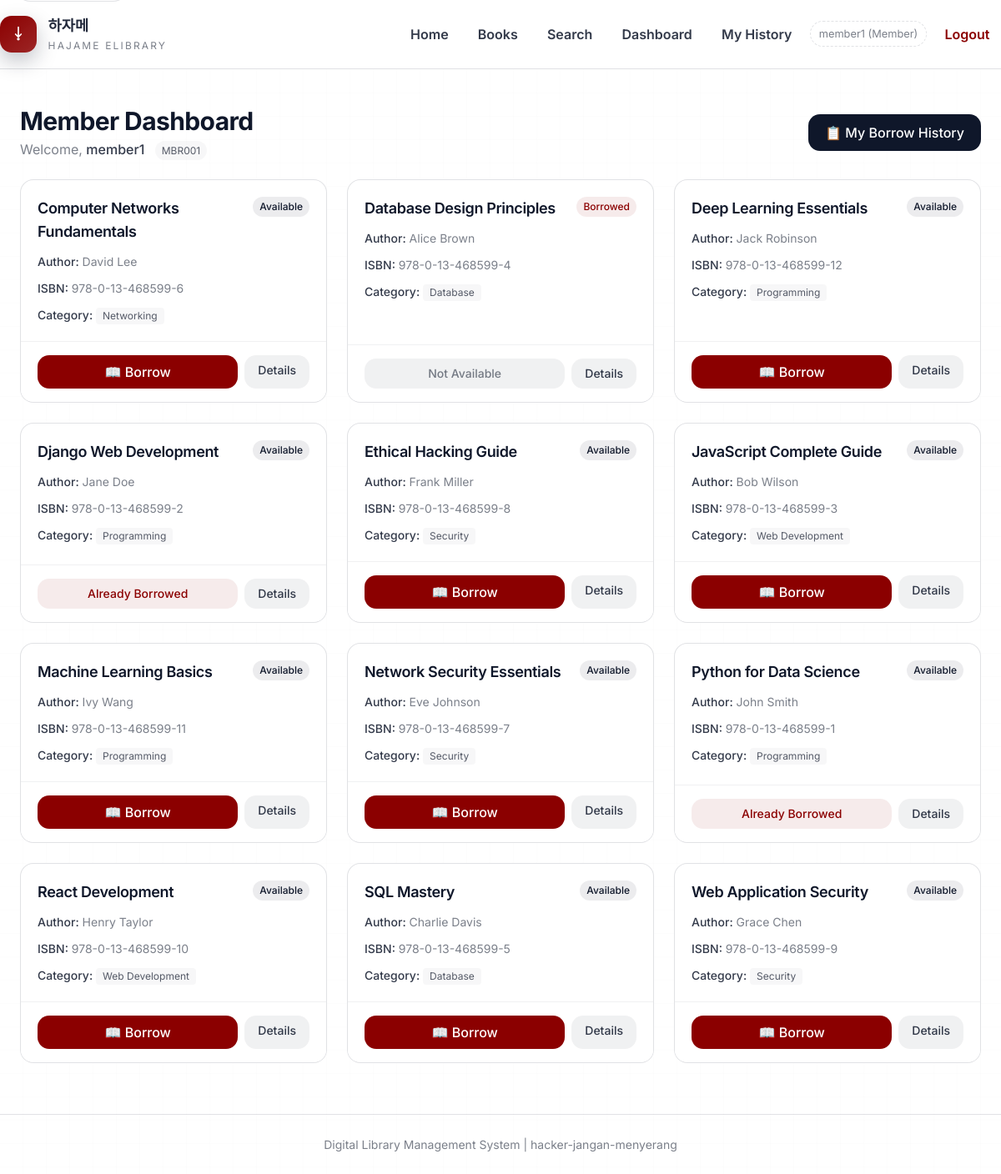
The page /member/ (signed in) on the database its author committed.
### main/models.py (models this page shows, shortened)
class User(AbstractUser):
    class Role(models.TextChoices):
        MEMBER = 'member', 'Member'
        LIBRARIAN = 'librarian', 'Librarian'
        ADMIN = 'admin', 'Admin'
    role = models.CharField(
        max_length=20,
        choices=Role.choices,
        default=Role.MEMBER
    )
    employee_id = models.CharField(
        max_length=50,
        blank=True,
        null=True,
        help_text="Employee ID for Librarian role"
    )
    membership_number = models.CharField(
        max_length=50,
        blank=True,
        null=True,
        help_text="Membership number for Member role"
    )
    class Meta:
        db_table = 'users'

class Book(models.Model):
    class Status(models.TextChoices):
        AVAILABLE = 'available', 'Available'
        NOT_AVAILABLE = 'not_available', 'Not Available'
    title = models.CharField(max_length=255)
    author = models.CharField(max_length=255)
    isbn = models.CharField(
        max_length=20,
        validators=[RegexValidator(
            regex=r'^[0-9\-]+$',
            message='ISBN can only contain numbers and hyphens'
        )]
    )
    description = models.TextField(blank=True)
    status = models.CharField(
        max_length=20,
        choices=Status.choices,
        default=Status.AVAILABLE
    )
    ebook_file = models.FileField(
        upload_to='ebooks/',
        blank=True,
        null=True
    )
    category = models.ForeignKey(
        Category,
        on_delete=models.SET_NULL,
        null=True,
        related_name='books'
    )
    is_deleted = models.BooleanField(default=False)
    created_by = models.ForeignKey(
        User,
        on_delete=models.SET_NULL,
        null=True,
        related_name='books_created'
    )
    created_at = models.DateTimeField(auto_now_add=True)
    updated_at = models.DateTimeField(auto_now=True)
    class Meta:
        db_table = 'books'

class Category(models.Model):
    name = models.CharField(
        max_length=100,
        validators=[RegexValidator(
            regex=r'^[a-zA-Z0-9\s\-]+$',
            message='Category name can only contain letters, numbers, spaces, and hyphens'
        )]
    )
    description = models.TextField(blank=True)
    created_at = models.DateTimeField(auto_now_add=True)
    updated_at = models.DateTimeField(auto_now=True)
    class Meta:
        db_table = 'categories'
        verbose_name_plural = 'Categories'

### main/member_views.py (the view)
# urls.py: path('member/', member_views.member_dashboard, name='member_dashboard'),
@role_required('member')
@require_http_methods(["GET"])
def member_dashboard(request):
    books = Book.objects.filter(
        is_deleted=False
    ).select_related('category').order_by('title')
    active_borrows = BorrowTransaction.objects.filter(
        borrower=request.user,
        status='borrowed'
    ).values_list('book_id', flat=True)
    return render(request, 'main/member_dashboard.html', {
        'books': books,
        'active_borrows': list(active_borrows),
    })

### main/templates/main/member_dashboard.html (shortened to what this page needs)
{% extends 'main/base.html' %}
{% block content %}
<div class="space-y-6">
    <div class="flex items-center justify-between">
        <div>
            <h2 class="text-3xl font-bold text-slate-900">Member Dashboard</h2>
            <p class="text-slate-500 mt-1">
                Welcome, <span class="font-medium text-slate-700">{{ user.username }}</span>
                {% if user.membership_number %}
                    <span class="text-xs bg-slate-100 text-slate-600 px-2 py-1 rounded-full ml-2">
                        {{ user.membership_number }}
                    </span>
                {% endif %}
            </p>
        </div>
        <a href="{% url 'main:borrow_history' %}"
           class="px-5 py-2.5 bg-slate-900 text-white font-medium rounded-lg hover:bg-red-800 transition-colors"
           id="view-history-btn">
            📋 My Borrow History
        </a>
    </div>
    {% if books %}
        <div class="grid grid-cols-1 md:grid-cols-2 lg:grid-cols-3 gap-6">
            {% for book in books %}
                <div class="bg-white rounded-xl border border-slate-200 overflow-hidden hover:shadow-xl hover:-translate-y-1 transition-all duration-300 group flex flex-col"
                     id="book-card-{{ book.id }}">
                    <div class="p-5 space-y-3 flex-1">
                        <div class="flex items-start justify-between gap-2">
                            <h3 class="text-lg font-semibold text-slate-900 group-hover:text-red-800 transition-colors line-clamp-2">
                                {{ book.title }}
                            </h3>
                            {% if book.status == 'available' %}
                                <span class="shrink-0 px-2 py-1 text-xs font-medium bg-green-100 text-green-700 rounded-full">
                                    Available
                                </span>
                            {% else %}
                                <span class="shrink-0 px-2 py-1 text-xs font-medium bg-red-100 text-red-700 rounded-full">
                                    Borrowed
                                </span>
                            {% endif %}
                        </div>
                        <p class="text-sm text-slate-500">
                            <span class="font-medium text-slate-700">Author:</span> {{ book.author }}
                        </p>
                        <p class="text-sm text-slate-500">
                            <span class="font-medium text-slate-700">ISBN:</span> {{ book.isbn }}
                        </p>
                        <p class="text-sm text-slate-500">
                            <span class="font-medium text-slate-700">Category:</span>
                            <span class="inline-block px-2 py-0.5 bg-slate-100 text-slate-600 rounded text-xs">
                                {{ book.category.name|default:"Uncategorized" }}
                            </span>
                        </p>
                    </div>
                    <div class="px-5 py-4 bg-slate-50 border-t border-slate-100 flex gap-2">
                        {% if book.status == 'available' %}
                            {% if book.id in active_borrows %}
                                <span class="flex-1 text-center px-4 py-2 bg-amber-100 text-amber-700 font-medium rounded-lg text-sm">
                                    Already Borrowed
                                </span>
                            {% else %}
                                <a href="{% url 'main:borrow_book' book.id %}"
                                   class="flex-1 text-center px-4 py-2 bg-red-800 text-white font-medium rounded-lg hover:bg-red-900 transition-colors"
                                   id="borrow-btn-{{ book.id }}">
                                    📖 Borrow
                                </a>
                            {% endif %}
                        {% else %}
                            {% if book.id in active_borrows %}
                                <a href="{% url 'main:read_online' book.id %}"
                                              class="flex-1 text-center px-4 py-2 bg-slate-900 text-white font-medium rounded-lg hover:bg-slate-800 transition-colors"
                                   id="read-btn-{{ book.id }}">
                                    📖 Read Online
                                </a>
                            {% else %}
                                <span class="flex-1 text-center px-4 py-2 bg-slate-200 text-slate-500 font-medium rounded-lg text-sm cursor-not-allowed">
                                    Not Available
                                </span>
                            {% endif %}
                        {% endif %}
                        <a href="{% url 'main:book_detail' book.id %}"
                           class="px-4 py-2 bg-slate-200 text-slate-700 font-medium rounded-lg hover:bg-slate-300 transition-colors text-sm">
                            Details
                        </a>
                    </div>
                </div>
            {% endfor %}
        </div>
    {% endif %}
</div>
{% endblock %}

### main/templates/main/base.html (shortened to what this page needs)
{% load static %}
<!DOCTYPE html>
<html lang="en">
<head>
    <script src="https://cdn.tailwindcss.com"></script>
    <link rel="stylesheet" href="{% static 'css/style.css' %}">
</head>
<body class="app-shell bg-white text-slate-800 min-h-screen flex flex-col">
    <header class="site-header">
        <div class="container-custom header-row">
            <a href="{% url 'main:landing' %}" class="brand-link">
                <span class="brand-mark" aria-hidden="true">
                    <svg viewBox="0 0 24 24" class="w-4 h-4 text-white" fill="none" stroke="currentColor" stroke-width="2">
                        <path d="M12 2L12 16M12 16L8 12M12 16L16 12" stroke-linecap="round" stroke-linejoin="round"></path>
                        <circle cx="12" cy="19" r="1"></circle>
                    </svg>
                </span>
                <span class="brand-text">
                    <span class="brand-title">하자메</span>
                    <span class="brand-sub">Hajame eLibrary</span>
                </span>
            </a>
            <nav class="site-nav">
                <a href="{% url 'main:landing' %}" class="nav-link">Home</a>
                <a href="{% url 'main:book_list' %}" class="nav-link">Books</a>
                <a href="{% url 'main:search_books' %}" class="nav-link">Search</a>
                {% if user.is_authenticated %}
                    {% if user.role == 'member' %}
                        <a href="{% url 'main:member_dashboard' %}" class="nav-link">Dashboard</a>
                        <a href="{% url 'main:borrow_history' %}" class="nav-link">My History</a>
                    {% elif user.role == 'librarian' %}
                        <a href="{% url 'main:librarian_dashboard' %}" class="nav-link">Dashboard</a>
                        <a href="{% url 'main:book_management_list' %}" class="nav-link">Books</a>
                        <a href="{% url 'main:category_list' %}" class="nav-link">Categories</a>
                        <a href="{% url 'main:generate_report' %}" class="nav-link">Report</a>
                    {% elif user.role == 'admin' %}
                        <a href="{% url 'main:admin_dashboard' %}" class="nav-link">Dashboard</a>
                        <a href="{% url 'main:lockout_admin' %}" class="nav-link">Admin Panel</a>
                    {% endif %}
                    <span class="nav-meta">{{ user.username }} ({{ user.get_role_display }})</span>
                    <a href="{% url 'main:logout' %}" class="nav-link nav-ghost">Logout</a>
                {% else %}
                    <a href="{% url 'main:login' %}" class="nav-cta">Login</a>
                {% endif %}
            </nav>
        </div>
    </header>
    <main id="main-content" class="site-main flex-1">
        <div class="container-custom">
            {% block content %}{% endblock %}
        </div>
    </main>
    <footer class="site-footer">
        <div class="container-custom text-center text-sm">
            <p>Digital Library Management System | hacker-jangan-menyerang</p>
        </div>
    </footer>
</body>
</html>

### rows shown on the page
User: username "member1", role "Member", membership_number "MBR001"
Book: title "Computer Networks Fundamentals", status "Available", author "David Lee", isbn "978-0-13-468599-6", category.name "Networking"
Book: title "Database Design Principles", status "Borrowed", author "Alice Brown", isbn "978-0-13-468599-4", category.name "Database"
Book: title "Deep Learning Essentials", status "Available", author "Jack Robinson", isbn "978-0-13-468599-12", category.name "Programming"
Book: title "Django Web Development", status "Available", author "Jane Doe", isbn "978-0-13-468599-2", category.name "Programming"
Book: title "Ethical Hacking Guide", status "Available", author "Frank Miller", isbn "978-0-13-468599-8", category.name "Security"
Book: title "JavaScript Complete Guide", status "Available", author "Bob Wilson", isbn "978-0-13-468599-3", category.name "Web Development"
Book: title "Machine Learning Basics", status "Available", author "Ivy Wang", isbn "978-0-13-468599-11", category.name "Programming"
Book: title "Network Security Essentials", status "Available", author "Eve Johnson", isbn "978-0-13-468599-7", category.name "Security"
Book: title "Python for Data Science", status "Available", author "John Smith", isbn "978-0-13-468599-1", category.name "Programming"
Book: title "React Development", status "Available", author "Henry Taylor", isbn "978-0-13-468599-10", category.name "Web Development"
Book: title "SQL Mastery", status "Available", author "Charlie Davis", isbn "978-0-13-468599-5", category.name "Database"
Book: title "Web Application Security", status "Available", author "Grace Chen", isbn "978-0-13-468599-9", category.name "Security"
